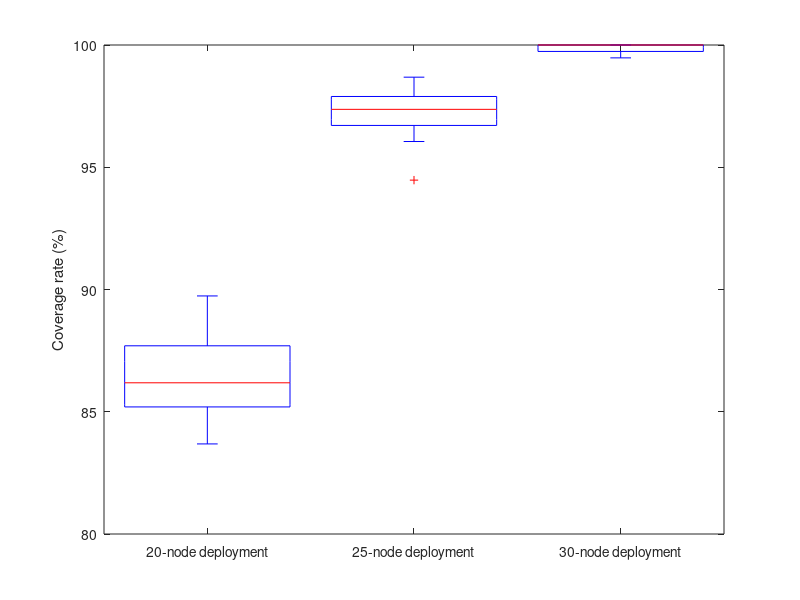

Recreate this plot in MATLAB.
% y.case1(1,:) is result of 20 nodes on case 1 
% y.case1(2,:) is result of 25 nodes on case 1 
% y.case1(3,:) is result of 30 nodes on case 1 
% y.case2 is case 2
% y.case3 is case 3
% y.case4 is case 4
close all;
clear;
clc;

%% Initialization 
% x  = 1:20;
% for nodes=20:5:30
%     % case1 result
%     for i = 1:numel(x)
%        name = ['./hetero_barrier/',num2str(nodes),' nodes/case1/hetero_', num2str(i), '.mat']; 
%        load(name, 'BestCost', 'it');
%        y.case_1((nodes-20)/5+1,i) = BestCost(it);
%     end
%     clear i name BestCost it;
% 
%     % case2 result
%     for i = 1:numel(x)
%        name = ['./hetero_barrier/',num2str(nodes),' nodes/case2/hetero_', num2str(i), '.mat']; 
%        load(name, 'BestCost', 'it');
%        y.case_2((nodes-20)/5+1,i) = BestCost(it);
%     end
%     clear i name BestCost it;
% 
%     % case3 result
%     for i = 1:numel(x)
%        name = ['./hetero_barrier/',num2str(nodes),' nodes/case3/hetero_', num2str(i), '.mat']; 
%        load(name, 'BestCost', 'it');
%        y.case_3((nodes-20)/5+1,i) = BestCost(it);
%     end
%     clear i name BestCost it;
% 
%     % case4 result
%     for i = 1:numel(x)
%        name = ['./hetero_barrier/',num2str(nodes),' nodes/case4/hetero_', num2str(i), '.mat']; 
%        load(name, 'BestCost', 'it');
%        y.case_4((nodes-20)/5+1,i) = BestCost(it);
%     end
%     clear i name BestCost it;
% end
%% Results illustration
load("./zResult matrixes/hetero_barrier.mat");

%%
% Boxplot
figure;

colors = ['y', 'r', 'c', 'b'];
boxplot([(y.case_3(1,:))' (y.case_3(2,:))' (y.case_3(3,:))' ]*100);
h = findobj(gca,'Tag','Box');
for j=1:length(h)
    patch(get(h(j),'XData'),get(h(j),'YData'),colors(j),'FaceAlpha',.5);
end
%name = [num2str(x(i)), ' nodes deployment'];
%title(name);
xticklabels({'20-node deployment','25-node deployment', '30-node deployment'});
ylabel('Coverage rate (%)')